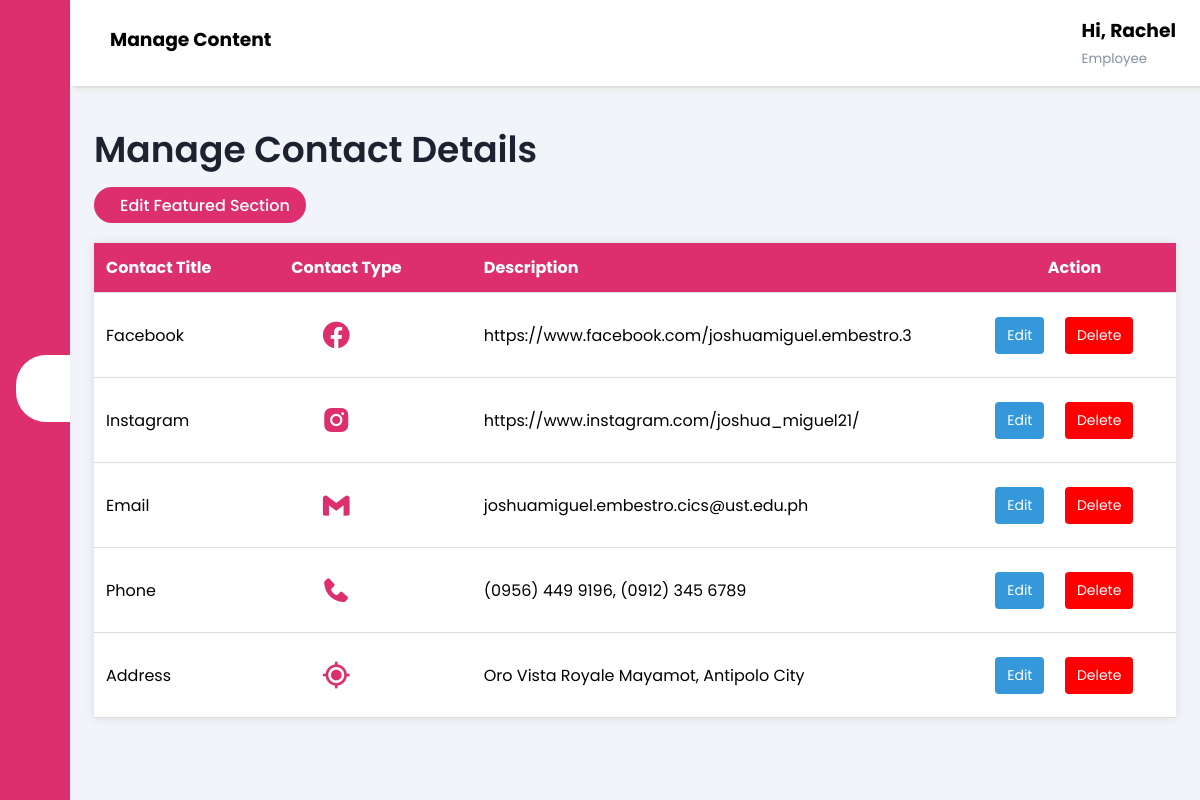
The app's page /pages/emp_content_details.php (signed in) with its own data.
### tables this page shows
CREATE TABLE `contacts` (
  `contacts_id` int(11) NOT NULL,
  `contacts_name` varchar(255) NOT NULL,
  `icon_link` varchar(255) NOT NULL,
  `contacts_description` varchar(255) NOT NULL
);

### pages/emp_content_details.php (the view, shortened to what this page needs)
<!DOCTYPE html>
<html lang="en">
<head>
    <link rel="stylesheet" href="https://maxst.icons8.com/vue-static/landings/line-awesome/line-awesome/1.3.0/css/line-awesome.min.css">
    <link href='https://unpkg.com/boxicons@2.1.4/css/boxicons.min.css' rel='stylesheet'>
    <link rel="stylesheet" href="../css/dashboard.css">
</head>
<?php
if (isset($_SESSION['firstname'])) {
    $firstname = $_SESSION['firstname'];
} else {
    header("Location: login_page.php");
    exit();
}
?>
<body>
    <div class="sidebar">
        <div class="sidebar-brand">
        </div>
        <div class="sidebar-menu">
            <ul>
                <li>
                    <a href="emp_dashboard.php"><span class="las la-igloo"></span>
                        <span>Employee Dashboard</span></a>
                </li>
                <li>
                    <a href=""><span class="las la-users"></span>
                        <span>Customers</span></a>
                </li>
                <li>
                    <a href="emp_item_homepage.php"><span class="las la-shopping-basket"></span>
                        <span>Items</span></a>
                </li>
                <li>
                    <a href=""><span class="las la-shopping-bag"></span>
                        <span>Orders</span></a>
                </li>
                <li>
                    <a href="emp_content_details.php" class="active"><span class="las la-tasks"></span>
                        <span>Manage Content</span></a>
                </li>
                <li>
                    <a href="#" onclick="openLogoutPopup(); return false;"><span class="las la-sign-out-alt"></span>
                        <span>Logout</span></a>
                </li>
            </ul>
        </div>
    </div>
    <div class="main-content">
        <header>
            <h3>
                <label for="nav-toggle">
                    <span class="las la-bars"></span>
                </label>
                Manage Content
            </h3>
            <div class="user-wrapper">
                <div>
                    <h3>Hi, <?php echo $firstname; ?></h3>
                    <small>Employee</small>
                </div>
            </div>
        </header>
        <main>
            <div class="head-title">
                <div class="left">
                    <h3>Manage Contact Details</h3>
                </div>
            </div>
            <div class="head-buttons">
                <a href="emp_featured.php" class="btn-employee">
                    <span class="text">Edit Featured Section</span>
                </a>
            </div>
            <div class="table">
                <table class="table">
                    <thead>
                        <tr>
                            <th>Contact Title</th>
                            <th>Contact Type</th>
                            <th>Description</th>
                            <th>
                                <center>Action</center>
                            </th>
                        </tr>
                    </thead>
                    <tbody>
                        <?php
                        include('../database/db_yeokart.php');
                        $select_query = "SELECT * FROM contacts";
                        $result_query = mysqli_query($con, $select_query);
                        while ($row = mysqli_fetch_assoc($result_query)) {
                            $contacts_id = $row['contacts_id'];
                            echo "<tr>";
                            echo "<td>" . $row['contacts_name'] . "</td>";
                            echo "<td><div class='iconbox'>" . $row['icon_link'] . "</div></td>";
                            echo "<td style='max-width: 350px;'>" . $row['contacts_description'] . "</td>";
                            echo "<td>";
                            echo "<div class='button-class'>";
                            echo "<a href='edit_contacts.php?contacts_id=$contacts_id' class='edit-button'>Edit</a>
                          <form method='post' onsubmit='return confirmDelete()'>
                          <input type='hidden' name='contacts_id' value='$contacts_id'>
                          <button type='submit' name='delete_contacts' class='delete-button'>Delete</button>
                          </form>";
                            echo "</td>";
                            echo "</tr>";
                        }
                        ?>
                    </tbody>
                </table>
            </div>
</body>
</html>

### css/dashboard.css (style rules this page uses)
:root { --main-color: #DD2F6E; --dark-color:#d11c49; --color-dark: #1D2231; --text-grey: #8390A2; }
* { padding: 0; margin: 0; box-sizing: border-box; list-style-type: none; text-decoration: none; font-family: 'Poppins', sans-serif; }
.sidebar { width: 345px; position: fixed; left: 0; top: 0; height: 100%; background-color: var(--main-color); z-index: 100; transition: width 300ms; }
.sidebar-brand { height: 90px; padding: 1rem 0rem 1rem 2rem; color: #fff; }
.sidebar-menu { margin-top: 1rem; }
.sidebar-menu li { width: 100%; margin-bottom: 1.7rem; padding-left: 2rem; }
.sidebar-menu a { padding-left: 1rem; display: block; color: #fff; font-size: 1.1rem; }
.sidebar-menu a.active { background: #fff; padding-top: 1rem; padding-bottom: 1rem; color: var(--main-color); border-radius: 30px 0px 0px 30px; }
.sidebar-menu a span:first-child { font-size: 1.5rem; padding-right: 1rem; }
#nav-toggle:not(:checked) + .sidebar { width: 70px; }
#nav-toggle:not(:checked) + .sidebar .sidebar-brand, #nav-toggle:not(:checked) + .sidebar li { padding-left: 1rem; text-align: center; }
#nav-toggle:not(:checked) + .sidebar li a { padding-left: 0rem; }
#nav-toggle:not(:checked) ~ .main-content { margin-left: 70px; }
#nav-toggle:not(:checked) ~ .main-content header { width: calc(100% - 70px); left: 70px; }
.main-content { transition: margin-left 300ms; margin-left: 345px; }
.head-title { display: flex; align-items: center; justify-content: space-between; grid-gap: 16px; flex-wrap: wrap; }
.head-title .left h3 { font-size: 36px; font-weight: 600; margin-bottom: 10px; color: var(--color-dark) }
.head-buttons { display: flex; align-items: center; justify-content: space-between; grid-gap: 16px; flex-wrap: wrap; }
.head-buttons .btn-employee { height: 36px; padding: 0 16px; border-radius: 36px; background-color: var(--main-color); color: #fff; display: flex; align-items: center; justify-content: center; grid-gap: 10px; font-weight: 500; }
header { background-color: #fff; display: flex; justify-content: space-between; padding: 1rem 1.5rem; box-shadow: 2px 2px 5px rgba(0,0,0,0.2); position: fixed; left: 345px; width: calc(100% - 345px); top: 0; z-index: 100; transition: left 300ms; }
header label span { font-size: 1.7rem; padding-right: 1rem; }
.user-wrapper { display: flex; align-items: center; }
.user-wrapper small { display: inline-block; color: var(--text-grey); }
main { margin-top: 90px; padding: 2rem 1.5rem; background: #f1f5f9; min-height: calc(100vh - 90px); }
table { border-collapse: collapse; width: 100%; margin-top: 20px; box-shadow: 0 0 10px rgba(0, 0, 0, 0.1); }
th, td { padding: 12px; text-align: left; border-bottom: 1px solid #ddd; }
tr { background-color: #fff; }
th { background-color: var(--main-color); color: #fff; }
.button-class { display: flex; justify-content: space-around; }
.delete-button { background-color: #ff0000; color: #fff; padding: 8px 12px; border: none; border-radius: 4px; cursor: pointer; font-size: 14px; }
.edit-button { background-color: #3498db; color: #fff; padding: 8px 12px; border: none; border-radius: 4px; cursor: pointer; font-size: 14px; }
.iconbox { width: 60px; height: 60px; display: flex; align-items: center; margin-left: 15px; justify-content: center; color: var( --main-color); font-size: 32px; border-radius: 100px; }

### records on screen
contacts: contacts_name "Facebook", contacts_description "https://www.facebook.com/joshuamiguel.embestro.3"
contacts: contacts_name "Instagram", contacts_description "https://www.instagram.com/joshua_miguel21/"
contacts: contacts_name "Email", contacts_description "joshuamiguel.embestro.cics@ust.edu.ph"
contacts: contacts_name "Phone", contacts_description "(0956) 449 9196, (0912) 345 6789"
contacts: contacts_name "Address", contacts_description "Oro Vista Royale Mayamot, Antipolo City"

### other values on screen
$firstname "Rachel"
